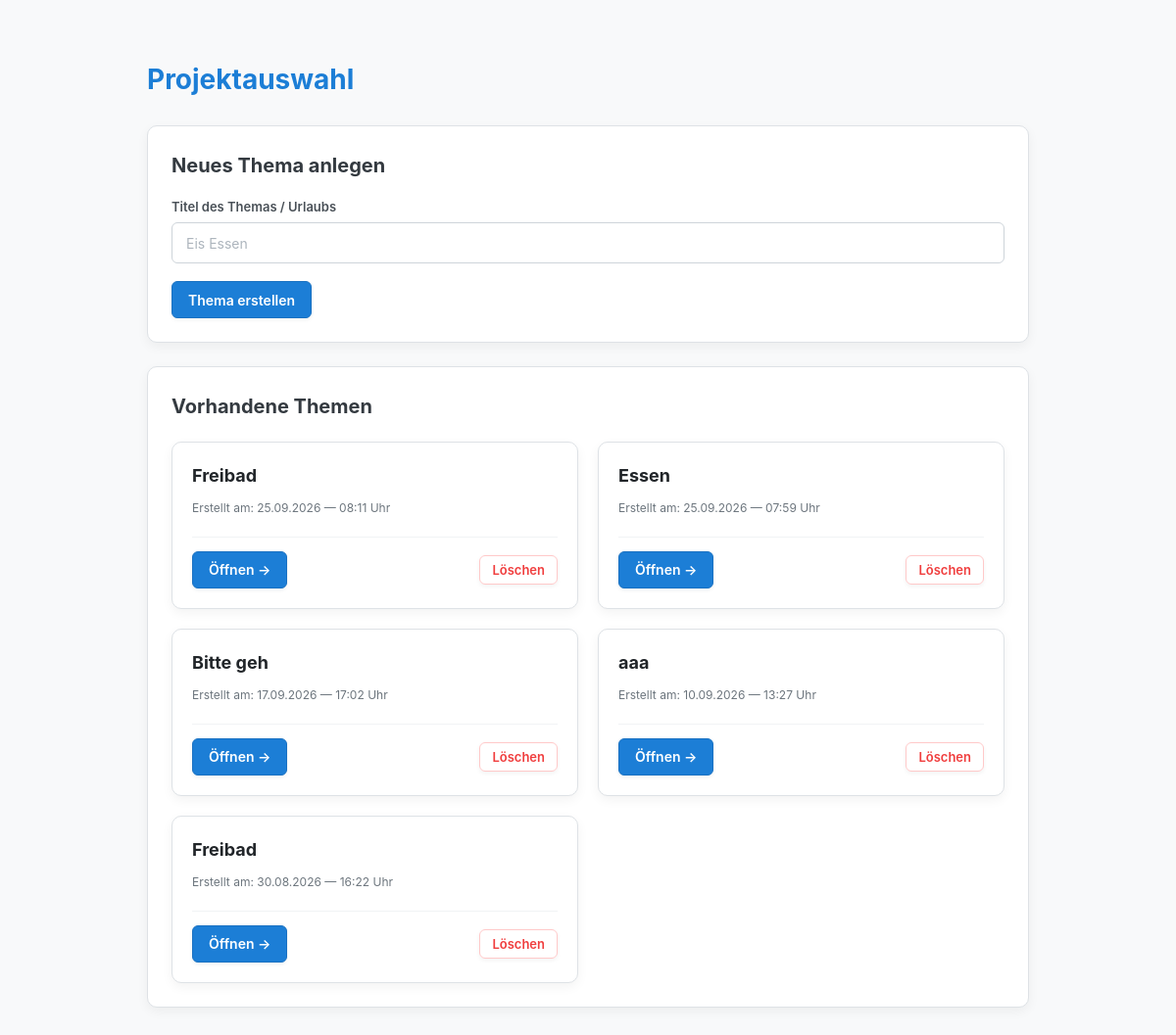
Before: / with the older database file.
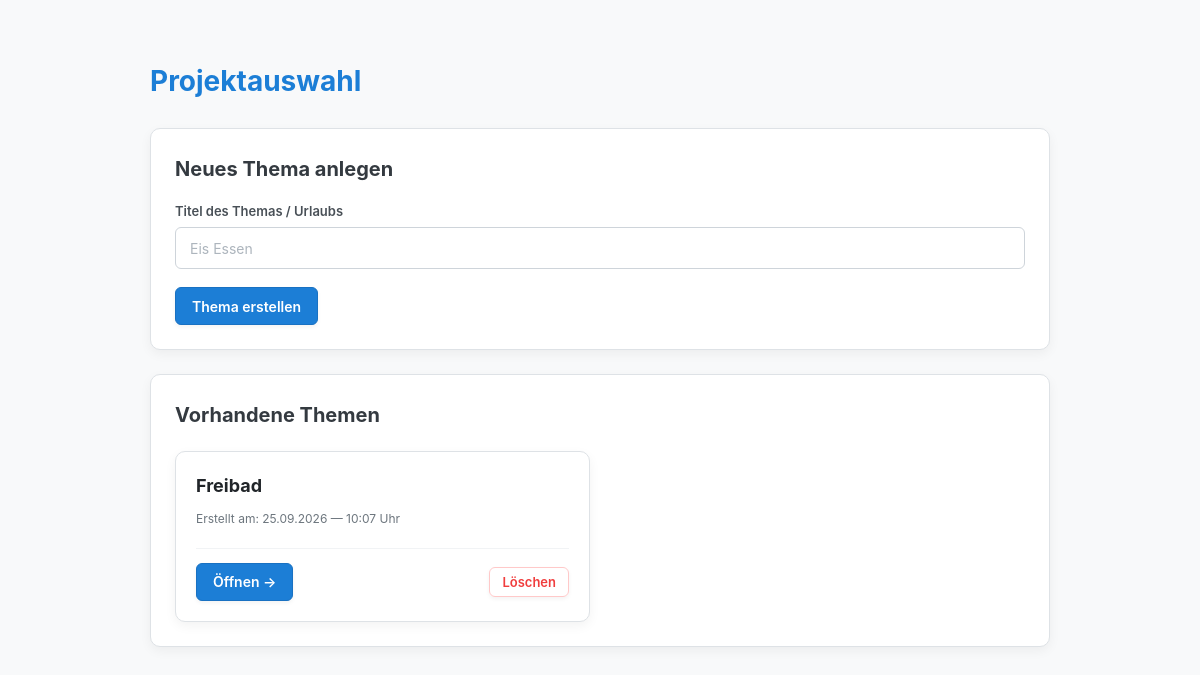
After: the same page with the newer database file.
### pool/models.py (models this page shows, shortened)
class Topic(models.Model):
    titel = models.CharField(max_length=200)
    erstellt_am = models.DateTimeField(auto_now_add=True)
    class Meta:
        db_table = 'pool_thema'

### pool/views.py (the view)
# urls.py: path('', views.topic_list, name='topics_list'),
def topic_list(request):
    if request.method == 'POST':
        action = request.POST.get('action')
        if action == 'delete_topic':
            topic_id = request.POST.get('topic_id')
            if topic_id:
                Topic.objects.filter(id=topic_id).delete()
            return redirect('topics_list')
        form = TopicForm(request.POST)
        if form.is_valid():
            form.save()
            return redirect('topics_list')
    else:
        form = TopicForm()
    topics = Topic.objects.all().order_by('-erstellt_am')
    return render(request, 'pool/themen_liste.html', {
        'themen': topics,
        'topics': topics,
        'form': form,
    })

### pool/forms.py
class TopicForm(forms.ModelForm):
    class Meta:
        model = Topic
        fields = ['titel']
        widgets = {
            'titel': forms.TextInput(attrs={
                'class': 'form-control',
                'placeholder': 'Themenname (z. B. Urlaubsreise)'
            })
        }

### pool/templates/pool/themen_liste.html (shortened to what this page needs)
{% load static %}
<!DOCTYPE html>
<html lang="de">
<head>
    <link rel="stylesheet" href="{% static 'pool/css/style.css' %}">
</head>
<body>
    <h1>Projektauswahl</h1>
    <div class="card">
        <h2>Neues Thema anlegen</h2>
        <form method="POST">
            <div class="form-group">
                <label for="titel">Titel des Themas / Urlaubs</label>
                <input type="text" id="titel" name="titel" placeholder="Eis Essen" required>
            </div>
            <button type="submit" class="btn btn-primary">Thema erstellen</button>
        </form>
    </div>
    <div class="card">
        <h2>Vorhandene Themen</h2>
        {% if topics %}
            <div class="topic-grid">
    {% for topic in topics %}
        <a href="{% url 'topic_detail' topic.id %}" class="topic-card-link">
            <div class="topic-card">
                <div class="topic-card-content">
                    <h3 class="topic-title">{{ topic.titel }}</h3>
                    <div class="topic-meta">
                        Erstellt am: {{ topic.erstellt_am|date:"d.m.Y — H:i" }} Uhr
                    </div>
                </div>
                <div class="topic-actions">
                    <span class="btn btn-primary">Öffnen &rarr;</span>
                    <form method="POST"
                          class="form-inline"
                          onclick="event.stopPropagation();"
                          onsubmit="event.stopPropagation();">
                        <button type="submit" class="btn btn-danger-outline btn-sm">Löschen</button>
                    </form>
                </div>
            </div>
        </a>
    {% endfor %}
</div>
        {% else %}
            <p style="color: #6c757d; margin: 0;">Es wurden noch keine Themen angelegt. Erstelle oben dein erstes Thema!</p>
        {% endif %}
    </div>
</body>
</html>

### pool/static/pool/css/style.css (style rules this page uses)
body { font-family: -apple-system, BlinkMacSystemFont, "Segoe UI", Roboto, Helvetica, Arial, sans-serif; color: #212529; background-color: #f8f9fa; margin: 0 auto; max-width: 900px; padding: 40px 20px; line-height: 1.6; }
h1 { color: #1c7ed6; margin-bottom: 24px; font-size: 28px; }
h2 { color: #343a40; margin-top: 0; margin-bottom: 16px; font-size: 20px; }
.card { background-color: #ffffff; border-radius: 10px; border: 1px solid #dee2e6; box-shadow: 0 4px 12px rgba(0, 0, 0, 0.05); padding: 24px; margin-bottom: 24px; }
.btn { display: inline-flex; align-items: center; justify-content: center; height: 38px; padding: 0 16px; font-size: 14px; font-weight: 600; font-family: inherit; text-decoration: none; border-radius: 6px; box-sizing: border-box; cursor: pointer; transition: all 0.2s cubic-bezier(0.165, 0.84, 0.44, 1); box-shadow: 0 2px 4px rgba(0, 0, 0, 0.05); }
.btn-sm { height: 30px; padding: 0 12px; font-size: 13px; }
.btn-primary { background-color: #1c7ed6; color: #ffffff; border: 1px solid #1971c2; }
.form-inline { display: contents; }
.form-group { margin-bottom: 18px; }
label { display: block; font-size: 13px; font-weight: 600; color: #495057; margin-bottom: 6px; text-transform: none; letter-spacing: normal; }
input[type="text"], input[type="number"], select { width: 100%; height: 42px; padding: 0 14px; font-size: 14px; font-family: inherit; color: #212529; background-color: #ffffff; border: 1px solid #ced4da; border-radius: 6px; box-sizing: border-box; transition: border-color 0.15s ease-in-out, box-shadow 0.15s ease-in-out; }
input::placeholder { color: #adb5bd; }
.topic-grid { display: grid; grid-template-columns: repeat(auto-fill, minmax(280px, 1fr)); gap: 20px; margin-top: 20px; }
.topic-card-link { text-decoration: none; color: inherit; }
.topic-card { background-color: #ffffff; border: 1px solid #dee2e6; border-radius: 10px; padding: 20px; display: flex; flex-direction: column; justify-content: space-between; box-shadow: 0 4px 12px rgba(0, 0, 0, 0.05); transition: transform 0.2s ease, box-shadow 0.2s ease; }
.topic-title { font-size: 18px; font-weight: 700; color: #212529; margin: 0 0 8px 0; text-decoration: none; }
.topic-meta { font-size: 12px; color: #6c757d; margin-bottom: 20px; text-decoration: none; }
.topic-actions { display: flex; align-items: center; justify-content: space-between; gap: 10px; padding-top: 14px; border-top: 1px solid #f1f3f5; }
.btn-danger-outline { background-color: transparent; color: #f03e3e; border: 1px solid #ffc9c9; padding: 6px 12px; font-size: 13px; }

Changed rows visible on the page:
removed Topic: titel "Freibad", erstellt_am "25.09.2026 — 08:11"
removed Topic: titel "Essen", erstellt_am "25.09.2026 — 07:59"
removed Topic: titel "Bitte geh", erstellt_am "17.09.2026 — 17:02"
removed Topic: titel "aaa", erstellt_am "10.09.2026 — 13:27"
removed Topic: titel "Freibad", erstellt_am "30.08.2026 — 16:22"
added Topic: titel "Freibad", erstellt_am "25.09.2026 — 10:07"
